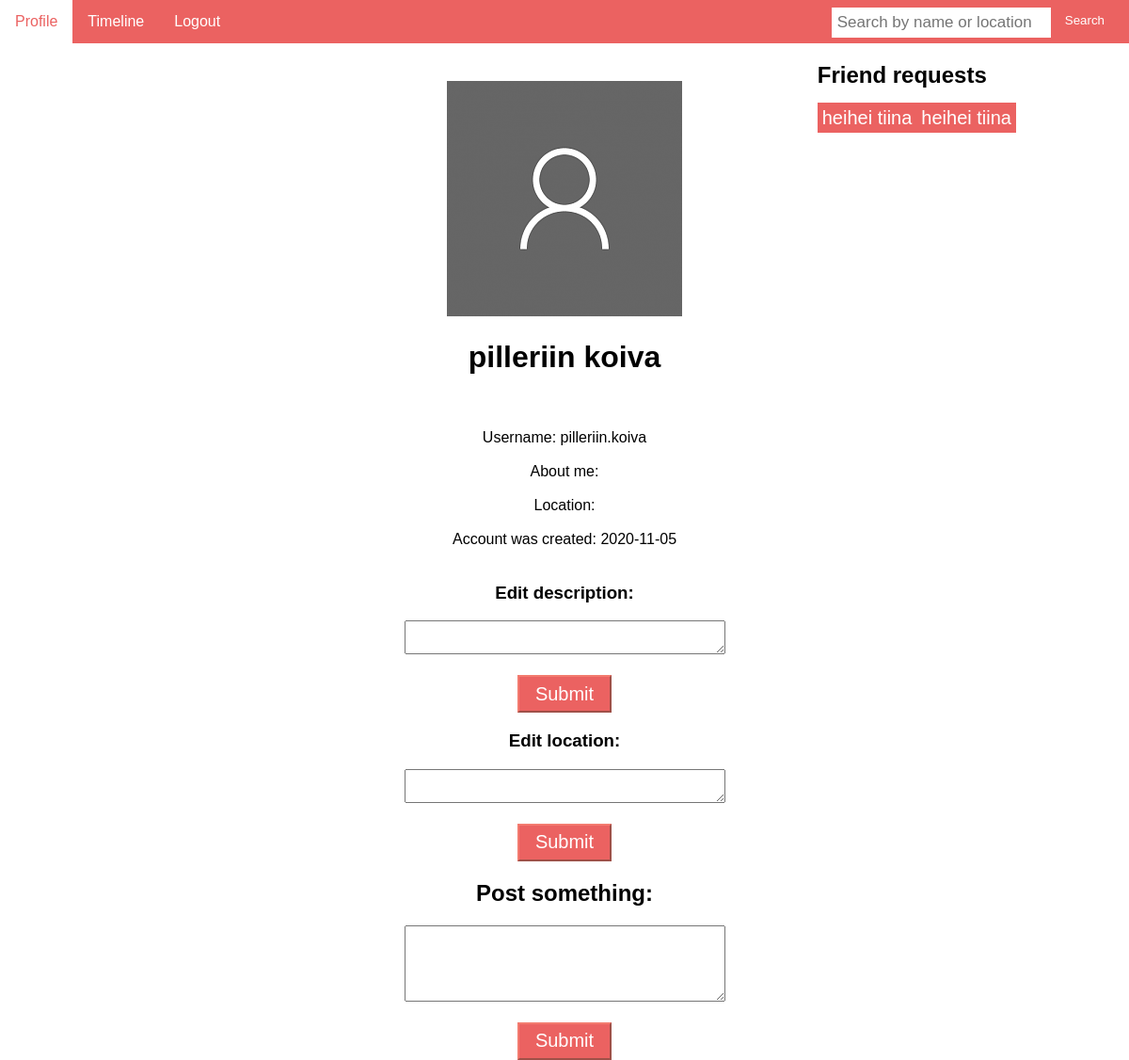
Page /profile.php (signed in) on the committed database.
### tables this page shows
CREATE TABLE `users` (
  `id` int(11) NOT NULL,
  `firstname` varchar(25) NOT NULL,
  `lastname` varchar(25) NOT NULL,
  `username` varchar(50) DEFAULT NULL,
  `email` varchar(50) NOT NULL,
  `password` varchar(100) NOT NULL,
  `description` text DEFAULT NULL,
  `location` varchar(50) NOT NULL,
  `created_at` date NOT NULL
);

### components/data.php (called while the page is built, shortened)
<?php
include "components/connection.php";
$emailData = $_SESSION["email"];
$sql = "SELECT id, firstname, lastname, username, description, location, created_at FROM users WHERE email='$emailData'";
$result = $conn->query($sql);
if (!empty($result) && $result->num_rows > 0) {
	while($row = $result->fetch_assoc()) {
		$idData = $row["id"];
		$firstNameData = $row["firstname"];
		$lastNameData = $row["lastname"];
		$userNameData = $row["username"];
		$createdAtData = $row["created_at"];
	  }
}
?>

### profile.php (the view, shortened to what this page needs)
<!DOCTYPE html>
<html>
<head>
<link rel="stylesheet" href="style.css">
</head>
<body>
<?php
include "components/menu.php";
include "components/data.php";
?>
<div>
	<div class="content">
		<img src="profile-picture.png">
		<h1><?php echo $firstNameData . " " . $lastNameData; ?></h1>
		<br><br>
		Username: <?php echo $userNameData; ?>
		<br><br>
		About me: <?php echo $descriptionData; ?>
		<br><br>
		Location: <?php echo $locationData; ?>
		<br><br>
		Account was created: <?php echo $createdAtData; ?>
		<br><br>
		<h3>Edit description:</h3>
		<form method="post" action="<?php echo htmlspecialchars($_SERVER["PHP_SELF"]);?>">
		  <textarea name="description" id="description" rows="2" cols="40"></textarea>
		  <br><br>
		  <input class="descriptionButton" type="submit" name="submitDescription" value="Submit">
		</form>
		<h3>Edit location:</h3>
		<form method="post" action="<?php echo htmlspecialchars($_SERVER["PHP_SELF"]);?>">
		  <textarea name="location" id="location" rows="2" cols="40"></textarea>
		  <br><br>
		  <input class="locationButton" type="submit" name="submitLocation" value="Submit">
		</form>
		<h2>Post something:</h2>
		<form method="post" action="<?php echo htmlspecialchars($_SERVER["PHP_SELF"]);?>">
		  <textarea name="postText" id="postText" rows="5" cols="40"></textarea>
		  <br><br>
		  <input class="submitButtonProfile" type="submit" name="submit" value="Submit">
		</form>
		<?php
		echo "</div>";
		echo "</div>";
		?>
	<div class="requests">
		<?php
		include "components/connection.php";
		$sql = "SELECT * FROM friends WHERE request_receiver=$idData AND accepted=0;";
		$result = $conn->query($sql);
		if (!empty($result) && $result->num_rows > 0) {
			echo '<h2>Friend requests</h2>';
			while($row = $result->fetch_assoc()) {
				$sqlSender = "SELECT * FROM users WHERE id=".$row["request_sender"].";";
				$resultSender = $conn->query($sqlSender);
				if (!empty($resultSender) && $resultSender->num_rows > 0) {
					while($rowSender = $resultSender->fetch_assoc()) {
						echo '<a class="friends" type="button "href="user.php?user='.$rowSender["id"].'">'.$rowSender["firstname"].' '.$rowSender["lastname"].'</a>';
					}
				}
			}
		}
		?>
	</div>
</body>
</html>

### style.css (style rules this page uses)
* { box-sizing: border-box; }
@media screen and (min-width: 1001px) { .loginButton, .signupButton, .descriptionButton, .locationButton, .submitButtonProfile { font-size: 20px; background-color: #EB6261; color: white; cursor: pointer; border-color: #F37B6F; width: 100px; height: 40px; } }
@media screen and (min-width: 1001px) { .content { margin-top: 40px; float: left; margin-left: 30%; width: 40%; overflow: hidden; text-align: center; } }
@media screen and (min-width: 1001px) { .friends { font-size: 20px; background-color: #EB6261; color: white; cursor: pointer; text-decoration: none; padding: 5px; } }
body { margin: 0; font-family: Arial, Helvetica, sans-serif; }
.requests { float: right; margin-right: 10%; }

### rows in the picture
users: firstname "pilleriin", lastname "koiva", username "pilleriin.koiva", created_at "2020-11-05"
users: firstname "heihei", lastname "tiina"
